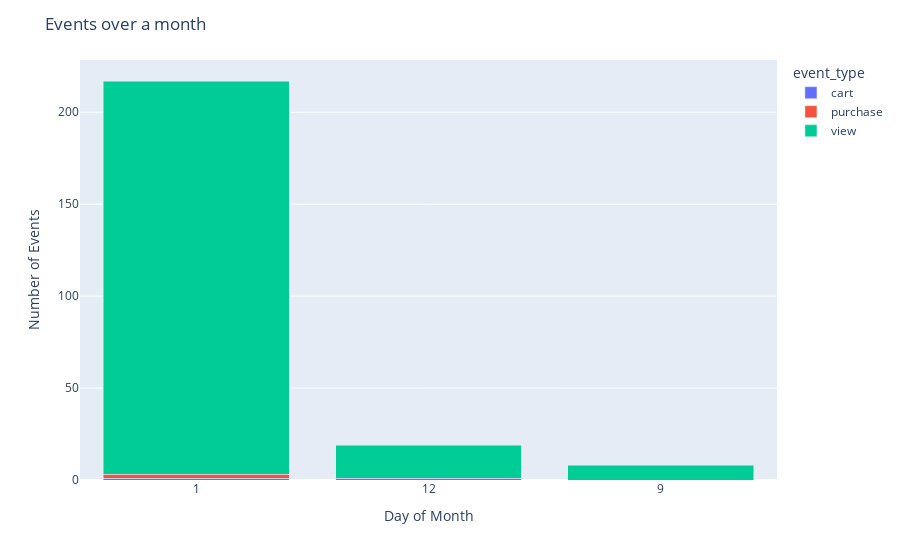

The notebook cell saved with this chart:
### Markdown cell above
### Time Distribution

### Code cell
# Timestamp Distribution (per event_type) over every day of month

df = sdf_time_dist_month.toPandas()

fig = px.bar(df, x = 'dayofmonth', y = 'cnt', color ='event_type', barmode = 'stack')

fig.update_layout(title = "Number of events over a month",
     xaxis_title = 'Day of Month', yaxis_title = 'Number of Events')
fig.update_xaxes(type="category")
fig.show()

### Figure 1 — Plotly figure (JSON) as saved in the notebook; plotly's stock layout.template omitted (floating-point values rounded to 4 significant figures)
{"data": [{"alignmentgroup": "True", "hovertemplate": "event_type=cart<br>dayofmonth=%{x}<br>cnt=%{y}<extra></extra>", "legendgroup": "cart", "marker": {"color": "#636efa"}, "name": "cart", "offsetgroup": "cart", "orientation": "v", "showlegend": true, "textposition": "auto", "type": "bar", "x": [1, 12], "xaxis": "x", "y": [1, 1], "yaxis": "y"}, {"alignmentgroup": "True", "hovertemplate": "event_type=purchase<br>dayofmonth=%{x}<br>cnt=%{y}<extra></extra>", "legendgroup": "purchase", "marker": {"color": "#EF553B"}, "name": "purchase", "offsetgroup": "purchase", "orientation": "v", "showlegend": true, "textposition": "auto", "type": "bar", "x": [1], "xaxis": "x", "y": [2], "yaxis": "y"}, {"alignmentgroup": "True", "hovertemplate": "event_type=view<br>dayofmonth=%{x}<br>cnt=%{y}<extra></extra>", "legendgroup": "view", "marker": {"color": "#00cc96"}, "name": "view", "offsetgroup": "view", "orientation": "v", "showlegend": true, "textposition": "auto", "type": "bar", "x": [1, 9, 12], "xaxis": "x", "y": [214, 8, 18], "yaxis": "y"}], "layout": {"barmode": "stack", "legend": {"title": {"text": "event_type"}, "tracegroupgap": 0}, "margin": {"t": 60}, "title": {"text": "Events over a month"}, "xaxis": {"anchor": "y", "domain": [0, 1], "title": {"text": "Day of Month"}, "type": "category"}, "yaxis": {"anchor": "x", "domain": [0, 1], "title": {"text": "Number of Events"}}}}
